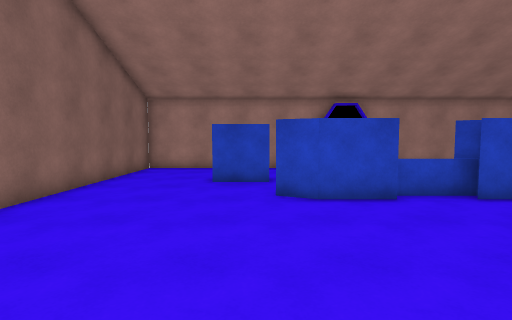
[1] (above)

16 first-person views from a walk through a Unity game level. The camera is 1.5 m above the floor, tilts 4° down and sees 80° across. The floor is counted in squares, 1 m on a side. Each view is taken from the middle of a square. On the plan, view 1 faces up. The plan holds only what a view shows up to about 15 squares ahead; the rest is blank.

[2]
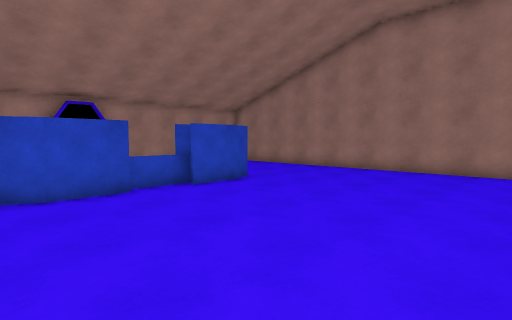

[3]
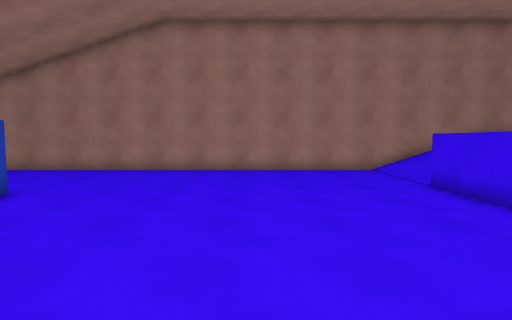

[4]
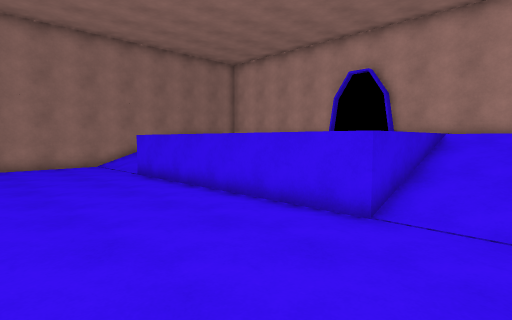

[5]
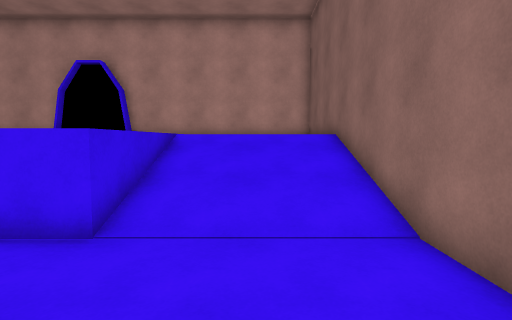

[6]
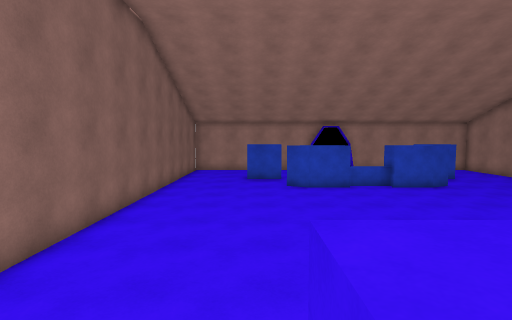

[7]
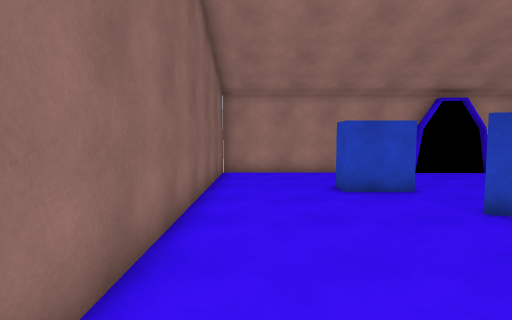

[8]
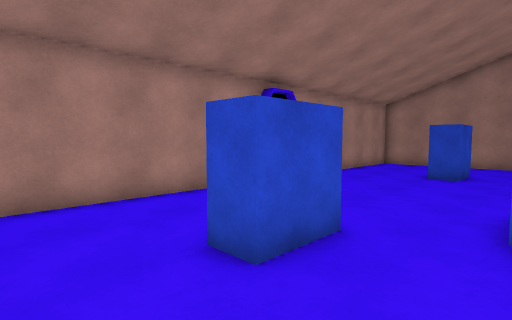

[9]
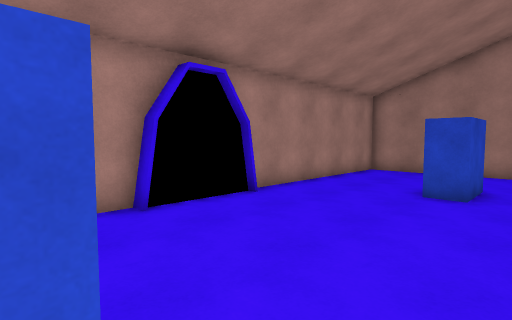

[10]
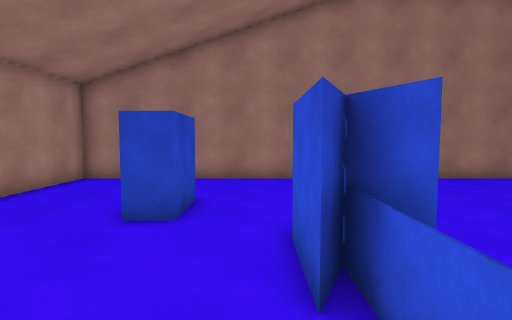

[11]
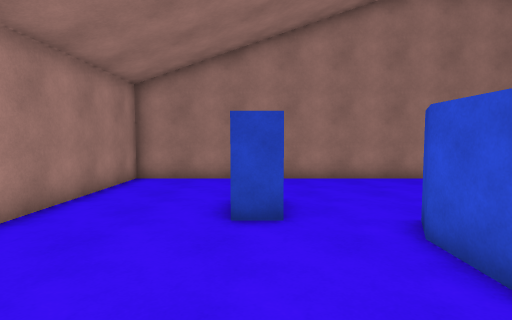

[12]
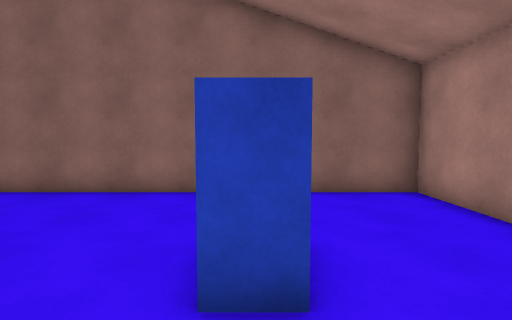

[13]
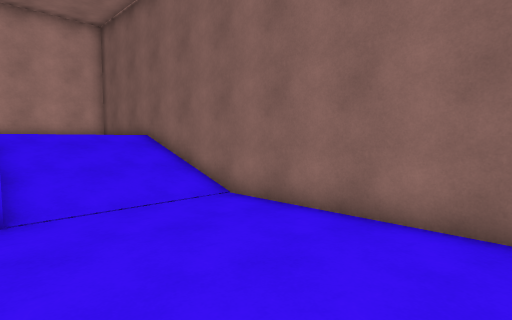

[14]
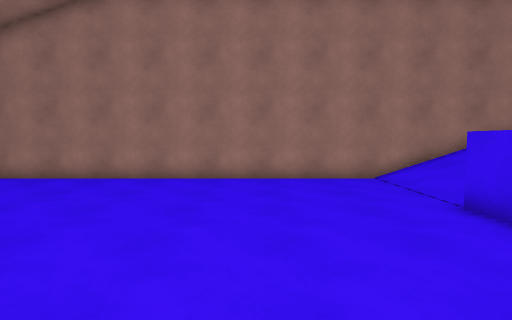

[15]
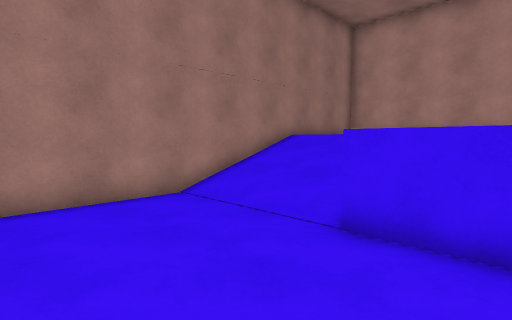

[16]
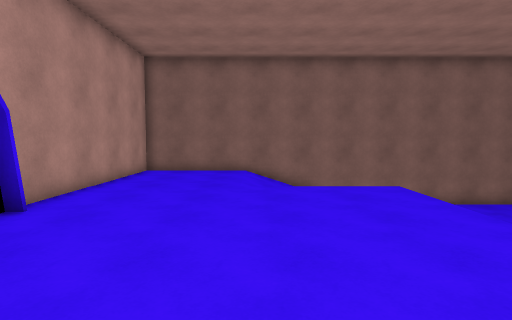

### Floor plan
Key: @ floor where view 1 was taken; # wall or solid block; . main floor; : floor 1.75 m higher than the main floor; / step, stairs or slope; = window, fence, low wall or low ledge.
Columns run from 6 left of view 1 to 15 right of it. Each row starts with its distance up from view 1.
 16 ##########  ##########
 15 #........#  #........=
 14 #....................=
 13 #....................=
 12 #....................=
 11 #....##........##....=
 10 #....................=
  9 #....................#
  8 #......###==###......#
  7 #....................#
  6 #....................#
  5 #....................#
  4 #....................#
  3 #....................#
  2 #....................#
  1 #....................#
  0 #.....@..............#
 -1 #....................#
 -2 #....................#
 -3 #....................#
 -4 #....................#
 -5 #/////::::::    /////#
 -6 #/////:::::::   /////#
 -7 #/////::::::::   ////#
 -8 #/////::::::::   ////#
 -9 #/////:::::::: :  ///#
-10 #:::::::::::::       #
-11 #:::::::::::::       #
-12 #::::::::::::        #
-13 #:::::::::::         #
-14 ##########  ##########

Positions as (right, up) in squares from view 1, and headings:
1: (0, 0), facing up
2: (0, -1), facing up-right
3: (0, 1), facing right
4: (-3, 1), facing down-right
5: (-3, 0), facing down
6: (-1, -7), facing up
7: (-4, 2), facing up
8: (-4, 8), facing up-right
9: (0, 9), facing up-right
10: (3, 9), facing right
11: (3, 11), facing right
12: (3, 11), facing left
13: (0, 2), facing down-left
14: (3, 0), facing right
15: (7, 0), facing down-right
16: (9, -9), facing left
